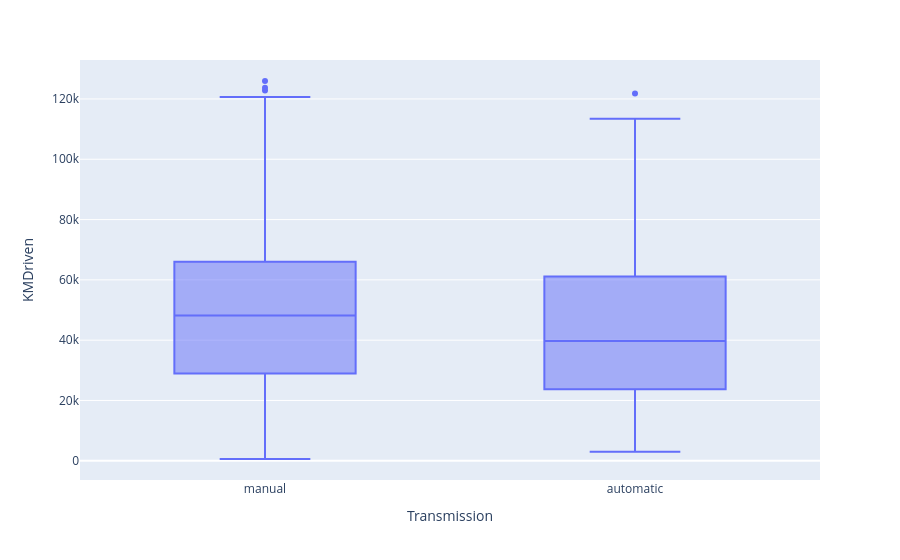

Notebook code cell kept with this figure:
### Code cell
px.box(data, x="Transmission", y="KMDriven")

### Figure 1 — Plotly figure (JSON) as saved in the notebook; plotly's stock layout.template omitted (floating-point values rounded to 4 significant figures; data arrays with more than 128 entries replaced by an {"elided": "..."} marker saying what was removed)
{"data": [{"alignmentgroup": "True", "hovertemplate": "Transmission=%{x}<br>KMDriven=%{y}<extra></extra>", "legendgroup": "", "marker": {"color": "#636efa"}, "name": "", "notched": false, "offsetgroup": "", "orientation": "v", "showlegend": false, "type": "box", "x": {"elided": "593 str values"}, "x0": " ", "xaxis": "x", "y": {"elided": "593 int values"}, "y0": " ", "yaxis": "y"}], "layout": {"boxmode": "group", "legend": {"tracegroupgap": 0}, "margin": {"t": 60}, "xaxis": {"anchor": "y", "domain": [0, 1], "title": {"text": "Transmission"}}, "yaxis": {"anchor": "x", "domain": [0, 1], "title": {"text": "KMDriven"}}}}
